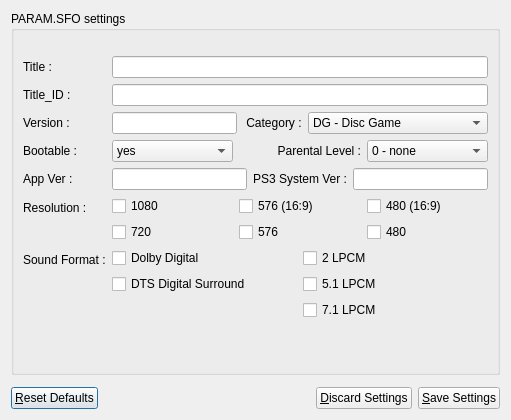
<?xml version="1.0" encoding="UTF-8"?>
<ui version="4.0">
 <class>SfoEditorDialog</class>
 <widget class="QDialog" name="SfoEditorDialog">
  <property name="geometry">
   <rect>
    <x>0</x>
    <y>0</y>
    <width>511</width>
    <height>420</height>
   </rect>
  </property>
  <property name="windowTitle">
   <string>PARAM.SFO Editor</string>
  </property>
  <layout class="QVBoxLayout" name="verticalLayout_2">
   <item>
    <widget class="QGroupBox" name="groupBox">
     <property name="sizePolicy">
      <sizepolicy hsizetype="Preferred" vsizetype="MinimumExpanding">
       <horstretch>0</horstretch>
       <verstretch>0</verstretch>
      </sizepolicy>
     </property>
     <property name="title">
      <string>PARAM.SFO settings</string>
     </property>
     <layout class="QVBoxLayout" name="verticalLayout">
      <item>
       <layout class="QFormLayout" name="formLayout">
        <property name="fieldGrowthPolicy">
         <enum>QFormLayout::AllNonFixedFieldsGrow</enum>
        </property>
        <property name="topMargin">
         <number>16</number>
        </property>
        <item row="0" column="0">
         <widget class="QLabel" name="titleLabel">
          <property name="text">
           <string>Title :</string>
          </property>
         </widget>
        </item>
        <item row="0" column="1">
         <widget class="QLineEdit" name="titleLineEdit"/>
        </item>
        <item row="1" column="0">
         <widget class="QLabel" name="titleIDLabel">
          <property name="text">
           <string>Title_ID :</string>
          </property>
         </widget>
        </item>
        <item row="1" column="1">
         <widget class="QLineEdit" name="titleIDLineEdit"/>
        </item>
        <item row="2" column="0">
         <widget class="QLabel" name="versionLabel">
          <property name="text">
           <string>Version :</string>
          </property>
         </widget>
        </item>
        <item row="2" column="1">
         <layout class="QHBoxLayout" name="horizontalLayout_2">
          <item>
           <widget class="QLineEdit" name="versionLineEdit"/>
          </item>
          <item>
           <widget class="QLabel" name="categoryLabel">
            <property name="text">
             <string> Category :</string>
            </property>
           </widget>
          </item>
          <item>
           <widget class="QComboBox" name="categoryComboBox">
            <property name="sizePolicy">
             <sizepolicy hsizetype="Preferred" vsizetype="Fixed">
              <horstretch>0</horstretch>
              <verstretch>0</verstretch>
             </sizepolicy>
            </property>
            <property name="minimumSize">
             <size>
              <width>180</width>
              <height>0</height>
             </size>
            </property>
            <item>
             <property name="text">
              <string>DG - Disc Game</string>
             </property>
            </item>
            <item>
             <property name="text">
              <string>DM - Disc Movie</string>
             </property>
            </item>
            <item>
             <property name="text">
              <string>DP - Disc Package</string>
             </property>
            </item>
            <item>
             <property name="text">
              <string>GD - Game Data</string>
             </property>
            </item>
            <item>
             <property name="text">
              <string>HG - Hard disk Game</string>
             </property>
            </item>
            <item>
             <property name="text">
              <string>IP - Install Package</string>
             </property>
            </item>
            <item>
             <property name="text">
              <string>SD - Save Data</string>
             </property>
            </item>
           </widget>
          </item>
         </layout>
        </item>
        <item row="3" column="0">
         <widget class="QLabel" name="bootableLabel">
          <property name="text">
           <string>Bootable :</string>
          </property>
         </widget>
        </item>
        <item row="3" column="1">
         <layout class="QHBoxLayout" name="horizontalLayout">
          <item>
           <widget class="QComboBox" name="bootableComboBox">
            <item>
             <property name="text">
              <string>yes</string>
             </property>
            </item>
            <item>
             <property name="text">
              <string>no</string>
             </property>
            </item>
           </widget>
          </item>
          <item>
           <widget class="QLabel" name="parentalLevelLabel">
            <property name="text">
             <string>Parental Level :</string>
            </property>
            <property name="alignment">
             <set>Qt::AlignRight|Qt::AlignTrailing|Qt::AlignVCenter</set>
            </property>
           </widget>
          </item>
          <item>
           <widget class="QComboBox" name="parentalLevelComboBox">
            <property name="sizePolicy">
             <sizepolicy hsizetype="Preferred" vsizetype="Fixed">
              <horstretch>0</horstretch>
              <verstretch>0</verstretch>
             </sizepolicy>
            </property>
            <item>
             <property name="text">
              <string>0 - none</string>
             </property>
            </item>
            <item>
             <property name="text">
              <string>1</string>
             </property>
            </item>
            <item>
             <property name="text">
              <string>2</string>
             </property>
            </item>
            <item>
             <property name="text">
              <string>3</string>
             </property>
            </item>
            <item>
             <property name="text">
              <string>4</string>
             </property>
            </item>
            <item>
             <property name="text">
              <string>5</string>
             </property>
            </item>
            <item>
             <property name="text">
              <string>6</string>
             </property>
            </item>
            <item>
             <property name="text">
              <string>7</string>
             </property>
            </item>
            <item>
             <property name="text">
              <string>8</string>
             </property>
            </item>
            <item>
             <property name="text">
              <string>9</string>
             </property>
            </item>
            <item>
             <property name="text">
              <string>10</string>
             </property>
            </item>
            <item>
             <property name="text">
              <string>11 - full</string>
             </property>
            </item>
           </widget>
          </item>
         </layout>
        </item>
        <item row="4" column="0">
         <widget class="QLabel" name="appVerLabel">
          <property name="text">
           <string>App Ver :</string>
          </property>
         </widget>
        </item>
        <item row="4" column="1">
         <layout class="QHBoxLayout" name="horizontalLayout_3">
          <item>
           <widget class="QLineEdit" name="appVerLineEdit"/>
          </item>
          <item>
           <widget class="QLabel" name="ps3SystemVerLabel">
            <property name="text">
             <string>PS3 System Ver :</string>
            </property>
            <property name="alignment">
             <set>Qt::AlignRight|Qt::AlignTrailing|Qt::AlignVCenter</set>
            </property>
           </widget>
          </item>
          <item>
           <widget class="QLineEdit" name="ps3SystemVerLineEdit"/>
          </item>
         </layout>
        </item>
        <item row="5" column="0">
         <widget class="QLabel" name="resolutionLabel">
          <property name="text">
           <string>Resolution :</string>
          </property>
         </widget>
        </item>
        <item row="5" column="1">
         <layout class="QGridLayout" name="gridLayout">
          <item row="0" column="0">
           <widget class="QCheckBox" name="res1080CheckBox">
            <property name="text">
             <string>1080</string>
            </property>
           </widget>
          </item>
          <item row="1" column="0">
           <widget class="QCheckBox" name="res720CheckBox">
            <property name="text">
             <string>720</string>
            </property>
           </widget>
          </item>
          <item row="0" column="1">
           <widget class="QCheckBox" name="res576169CheckBox">
            <property name="text">
             <string>576 (16:9)</string>
            </property>
           </widget>
          </item>
          <item row="0" column="2">
           <widget class="QCheckBox" name="res480169CheckBox">
            <property name="text">
             <string>480 (16:9)</string>
            </property>
           </widget>
          </item>
          <item row="1" column="1">
           <widget class="QCheckBox" name="res576CheckBox">
            <property name="text">
             <string>576</string>
            </property>
           </widget>
          </item>
          <item row="1" column="2">
           <widget class="QCheckBox" name="res480CheckBox">
            <property name="text">
             <string>480</string>
            </property>
           </widget>
          </item>
         </layout>
        </item>
        <item row="6" column="0">
         <widget class="QLabel" name="soundFormatLabel">
          <property name="text">
           <string>Sound Format :</string>
          </property>
         </widget>
        </item>
        <item row="6" column="1">
         <layout class="QGridLayout" name="gridLayout_2">
          <item row="0" column="0">
           <widget class="QCheckBox" name="sfDolbyCheckBox">
            <property name="text">
             <string>Dolby Digital</string>
            </property>
           </widget>
          </item>
          <item row="1" column="0">
           <widget class="QCheckBox" name="sfDTSCheckBox">
            <property name="text">
             <string>DTS Digital Surround</string>
            </property>
           </widget>
          </item>
          <item row="1" column="1">
           <widget class="QCheckBox" name="sfLPCM5CheckBox">
            <property name="text">
             <string>5.1 LPCM</string>
            </property>
           </widget>
          </item>
          <item row="0" column="1">
           <widget class="QCheckBox" name="sfLPCM2CheckBox">
            <property name="text">
             <string>2 LPCM</string>
            </property>
           </widget>
          </item>
          <item row="2" column="1">
           <widget class="QCheckBox" name="sfLPCM7CheckBox">
            <property name="text">
             <string>7.1 LPCM</string>
            </property>
           </widget>
          </item>
         </layout>
        </item>
       </layout>
      </item>
     </layout>
    </widget>
   </item>
   <item>
    <layout class="QHBoxLayout" name="horizontalLayout_5">
     <property name="topMargin">
      <number>6</number>
     </property>
     <item>
      <widget class="QPushButton" name="resetPushButton">
       <property name="text">
        <string>&amp;Reset Defaults</string>
       </property>
      </widget>
     </item>
     <item>
      <spacer name="horizontalSpacer">
       <property name="orientation">
        <enum>Qt::Horizontal</enum>
       </property>
       <property name="sizeHint" stdset="0">
        <size>
         <width>40</width>
         <height>20</height>
        </size>
       </property>
      </spacer>
     </item>
     <item>
      <widget class="QPushButton" name="discardPushButton">
       <property name="text">
        <string>&amp;Discard Settings</string>
       </property>
      </widget>
     </item>
     <item>
      <widget class="QPushButton" name="savePushButton">
       <property name="text">
        <string>&amp;Save Settings</string>
       </property>
      </widget>
     </item>
    </layout>
   </item>
  </layout>
 </widget>
 <resources/>
 <connections/>
</ui>
